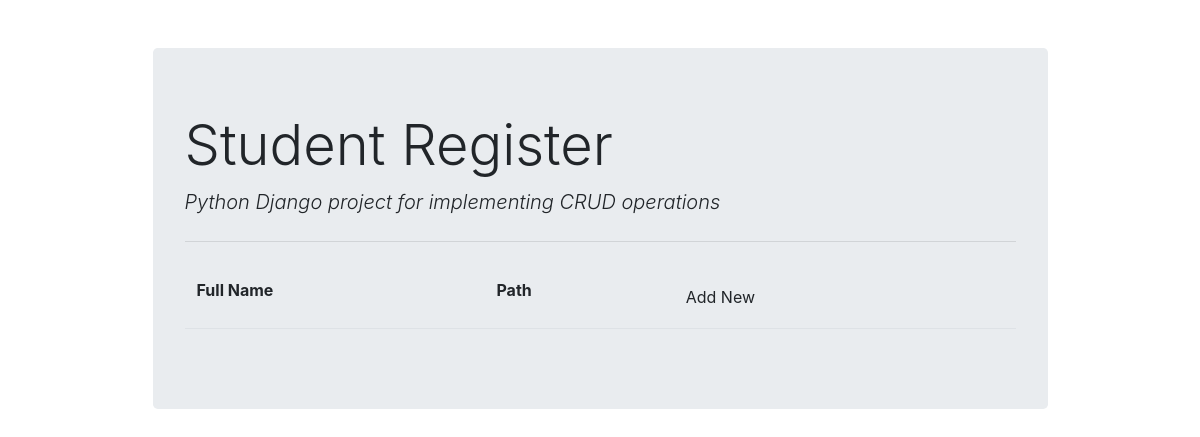
The page /list/ on the database as committed earlier.
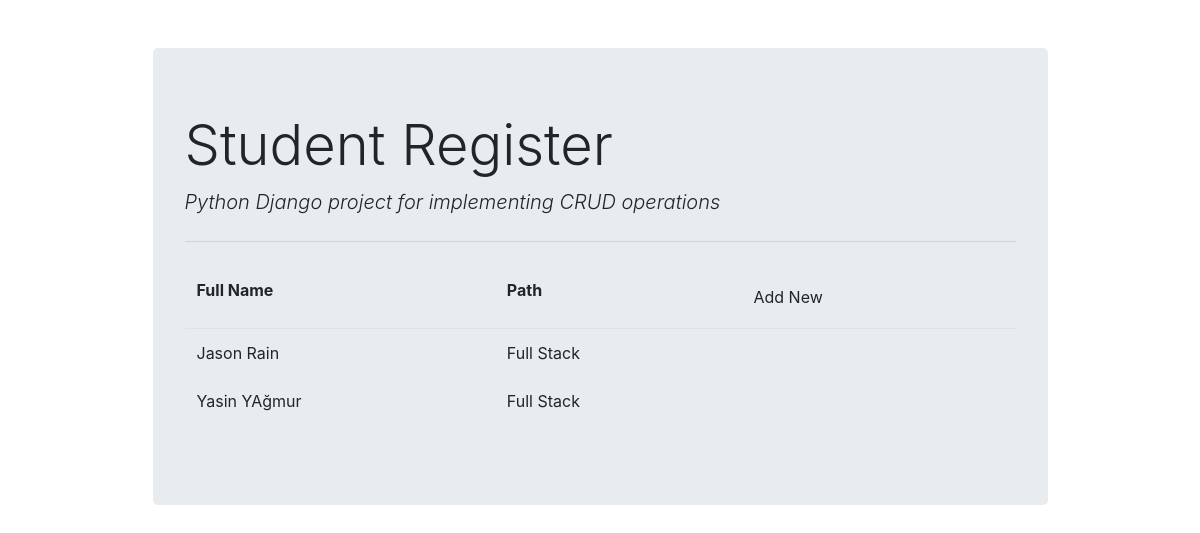
The same page on the database as committed later.
### student_register/models.py (models this page shows, shortened)
class Student(models.Model):
        fullname = models.CharField(max_length=100)
        number = models.CharField(max_length=15)
        mobile = models.CharField(max_length=15)
        email = models.CharField(max_length=50)
        GENDER = (
            ('Female', "Female"),
            ('Male', 'Male'),
            ('Other', 'Other'),
            ('Prefer', 'Prefer not to say')
        )
        gender = models.CharField(max_length=50, choices=GENDER)
        PATH = (
            ('Full Stack', "Full Stack"),
            ('Data Science', 'Data Science'),
            ('DevOps', 'DevOps'),
            ('AWS', 'AWS'),
            ('ITF', 'ITF')
        )
        path = models.CharField(max_length=50, choices=PATH)

### student_register/views.py (the view)
# urls.py: path('list/',student_list,name='student_list') # get req. to retrieve anddisplay all records
def student_list(request):
    context = {'student_list': Student.objects.all()}
    return render(request, "student_register/student_list.html", context)

### student_register/templates/student_register/student_list.html (shortened to what this page needs)
{% extends "student_register/base.html" %} {% block content %}
<table class="table table-borderless">
  <thead class="border-bottom font-weight-bold">
    <tr>
      <td>Full Name</td>
      <td>Path</td>
      <td>
        <a href="{% url 'student_add_update' %}" class="btn btn-outlinesuccess">
           Add New
        </a>
      </td>
    </tr>
  </thead>
  <tbody>
    {% for student in student_list %}
    <tr>
      <td>{{student.fullname}}</td>
      <td>{{student.path}}</td>
      <td>
        <a
          href="{% url 'student_update' student.id %}"
          class="btn textsecondary px-0"
        >
        </a>
        <form
          action="{% url 'student_delete' student.id %}"
          method="post"
          class="d-inline"
        >
          <button type="submit" class="btn">
          </button>
        </form>
      </td>
    </tr>
    {% endfor %}
  </tbody>
</table>
{% endblock content %}

### student_register/templates/student_register/base.html (shortened to what this page needs)
<!DOCTYPE html>
<html lang="en">
  <head>
    <link
      rel="stylesheet"
      href="https://stackpath.bootstrapcdn.com/bootstrap/4.3.1/css/bootstrap.min.css"
    />
    <link
      rel="stylesheet"
      href="https://cdnjs.cloudflare.com/ajax/libs/fontawesome/5.11.2/css/all.min.css"
    />
  </head>
  <body>
    <div class="container">
      <div class="col-md-10 offset-md-1 mt-5">
        <div class="jumbotron">
          <h1 class="display-4">Student Register</h1>
          <p class="lead font-italic">
            Python Django project for implementing CRUD operations
          </p>
          <hr class="my-4" />
          {% block content %} {% endblock content %}
        </div>
      </div>
    </div>
  </body>
</html>

Rows that differ between the two databases and show on the page:
added Student: fullname "Jason Rain", path "Full Stack"
added Student: fullname "Yasin YAğmur", path "Full Stack"
